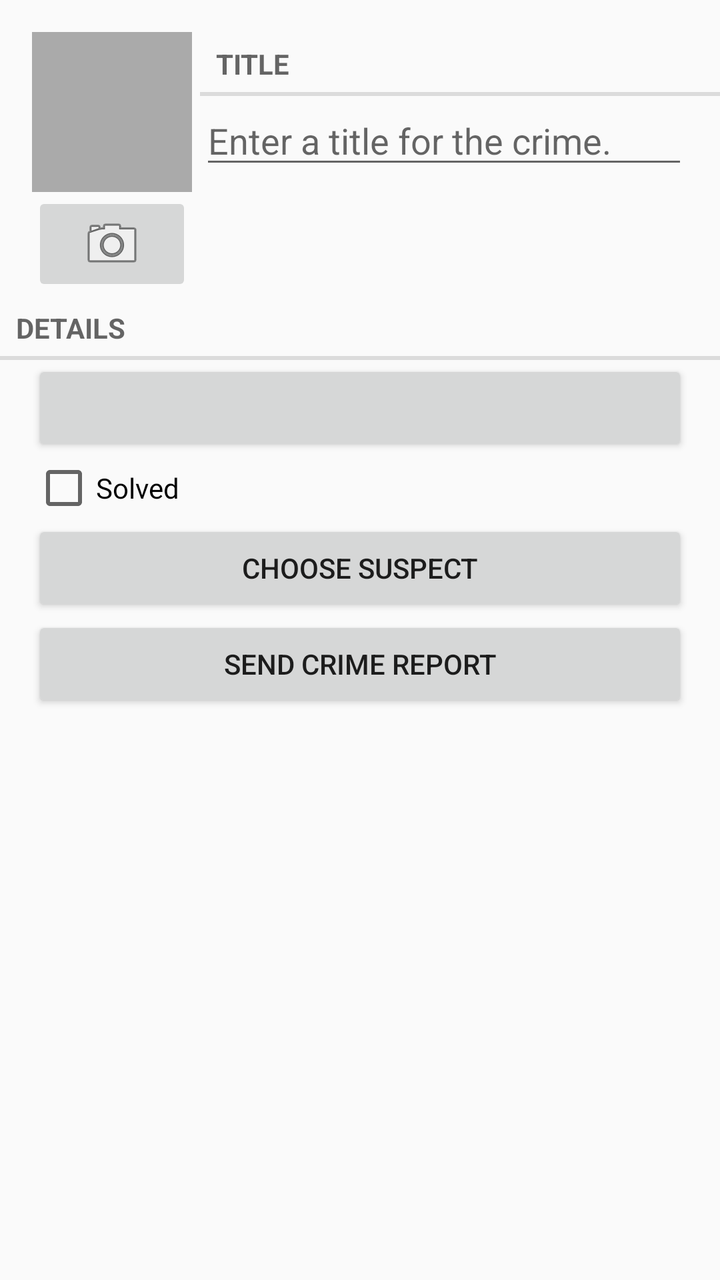
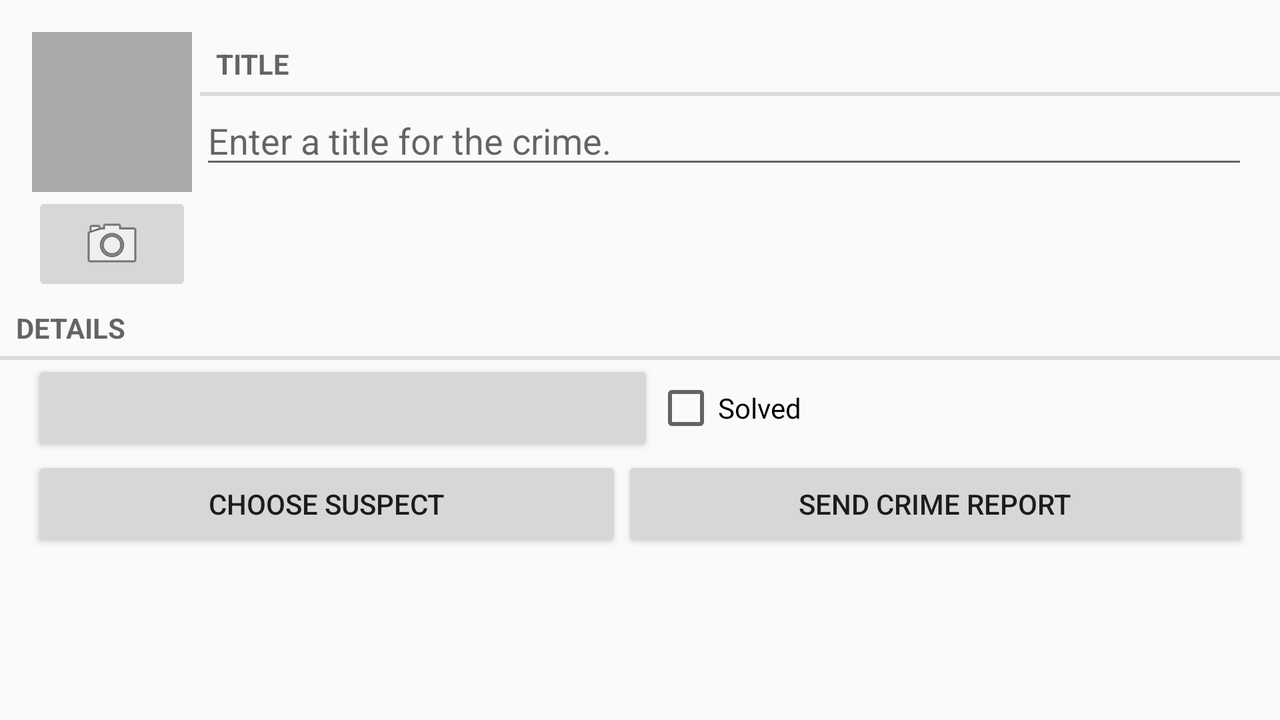

The same Android screen from two of the app's own layout files: first res/layout/ as a phone draws it, then the repository's variant for another configuration, drawn on a device whose configuration selects that folder. Both files follow.
<!-- AndroidManifest.xml: application theme AppTheme -->
<!-- res/layout/fragment_crime.xml -->
<LinearLayout
    xmlns:android="http://schemas.android.com/apk/res/android"
    xmlns:tools="http://schemas.android.com/tools"
    android:layout_width="match_parent"
    android:layout_height="match_parent"
    android:orientation="vertical"
    tools:context="com.bawanj.criminalIntent.fragment.CrimeFragment">
    
    <include
        layout="@layout/view_camera_and_title"/>

    <TextView
        android:layout_width="match_parent"
        android:layout_height="wrap_content"
        android:text="@string/crime_details_label"
        style="?android:listSeparatorTextViewStyle"/>

    <Button
        android:layout_width="match_parent"
        android:layout_height="wrap_content"
        android:id="@+id/crime_date"
        android:layout_marginLeft="@dimen/marginLeft"
        android:layout_marginRight="@dimen/marginRight"/>
    

    <CheckBox
        android:layout_width="match_parent"
        android:layout_height="wrap_content"
        android:id="@+id/crime_solved"
        android:layout_marginLeft="@dimen/marginLeft"
        android:layout_marginRight="@dimen/marginRight"
        android:text="@string/crime_solved_label"/>
    
    

    <Button
        android:layout_width="match_parent"
        android:layout_height="wrap_content"
        android:id="@+id/crime_suspect"
        android:layout_marginLeft="@dimen/marginLeft"
        android:layout_marginRight="@dimen/marginRight"
        android:text="@string/crime_suspect_text"/>

    <Button
        android:layout_width="match_parent"
        android:layout_height="wrap_content"
        android:id="@+id/crime_report"
        android:layout_marginLeft="@dimen/marginLeft"
        android:layout_marginRight="@dimen/marginRight"
        android:text="@string/crime_report_text"/>

</LinearLayout>
<!-- res/layout/view_camera_and_title.xml (included above) -->
<?xml version="1.0" encoding="utf-8"?>
<LinearLayout
    xmlns:android="http://schemas.android.com/apk/res/android"
    android:layout_width="match_parent"
    android:layout_height="wrap_content"
    android:layout_marginLeft="@dimen/marginLeft"
    android:layout_marginTop="16dp">

    <LinearLayout
        android:layout_width="wrap_content"
        android:layout_height="wrap_content"
        android:orientation="vertical"
        android:layout_marginRight="4dp">

        <ImageView
            android:layout_width="80dp"
            android:layout_height="80dp"
            android:id="@+id/crime_photo"
            android:scaleType="centerInside"
            android:background="@android:color/darker_gray"
            android:cropToPadding="true"/>

        <ImageButton
            android:layout_width="match_parent"
            android:layout_height="wrap_content"
            android:id="@+id/crime_camera"
            android:src="@android:drawable/ic_menu_camera"/>

    </LinearLayout>


    <LinearLayout
        android:layout_width="wrap_content"
        android:layout_height="wrap_content"
        android:orientation="vertical"
        android:layout_weight="1">

        <TextView
            android:layout_width="match_parent"
            android:layout_height="wrap_content"
            android:id="@+id/crime_title_label"
            android:text="@string/crime_title_label"
            style="?android:listSeparatorTextViewStyle"/>

        <EditText
            android:layout_width="match_parent"
            android:layout_height="wrap_content"
            android:id="@id/crime_title"
            android:layout_marginRight="@dimen/marginRight"
            android:hint="@string/crime_title_hint"/>

    </LinearLayout>


</LinearLayout>
<!-- resources referenced by this layout -->
<resources>
  <dimen name="marginLeft">16dp</dimen>
  <dimen name="marginRight">16dp</dimen>
  <string name="crime_details_label">Details</string>
  <string name="crime_report_text">Send Crime Report</string>
  <string name="crime_solved_label">Solved</string>
  <string name="crime_suspect_text">Choose Suspect</string>
  <string name="crime_title_hint">Enter a title for the crime.</string>
  <string name="crime_title_label">Title</string>
  <style name="AppTheme" parent="Theme.AppCompat.Light.DarkActionBar">
          
      </style>
</resources>
<!-- res/layout-land/fragment_crime.xml (the repository's variant of the layout above) -->
<!-- drawn on the phone turned sideways -->
<LinearLayout
    xmlns:android="http://schemas.android.com/apk/res/android"
    xmlns:tools="http://schemas.android.com/tools"
    android:layout_width="match_parent"
    android:layout_height="match_parent"
    android:orientation="vertical"
    tools:context="com.bawanj.criminalIntent.fragment.CrimeFragment">
    

    <include
        layout="@layout/view_camera_and_title"/>


    <TextView
        android:layout_width="match_parent"
        android:layout_height="wrap_content"
        android:text="@string/crime_details_label"
        style="?android:listSeparatorTextViewStyle"/>

    <LinearLayout
        android:layout_width="match_parent"
        android:layout_height="wrap_content"
        android:orientation="horizontal"
        android:layout_marginLeft="@dimen/marginLeft"
        android:layout_marginRight="@dimen/marginRight">

        <Button
            android:layout_width="wrap_content"
            android:layout_height="wrap_content"
            android:id="@+id/crime_date"
            android:layout_weight="1"/>

        <CheckBox
            android:layout_width="wrap_content"
            android:layout_height="wrap_content"
            android:id="@+id/crime_solved"
            android:text="@string/crime_solved_label"
            android:layout_weight="1"/>

    </LinearLayout>

    <LinearLayout
        android:layout_width="match_parent"
        android:layout_height="wrap_content"
        android:layout_marginLeft="@dimen/marginLeft"
        android:layout_marginRight="@dimen/marginRight"
        android:orientation="horizontal">

        <Button
            android:layout_width="wrap_content"
            android:layout_height="wrap_content"
            android:id="@+id/crime_suspect"
            android:layout_weight="1"
            android:text="@string/crime_suspect_text"/>

        <Button
            android:layout_width="wrap_content"
            android:layout_height="wrap_content"
            android:id="@+id/crime_report"
            android:layout_weight="1"
            android:text="@string/crime_report_text"/>

    </LinearLayout>


</LinearLayout>
